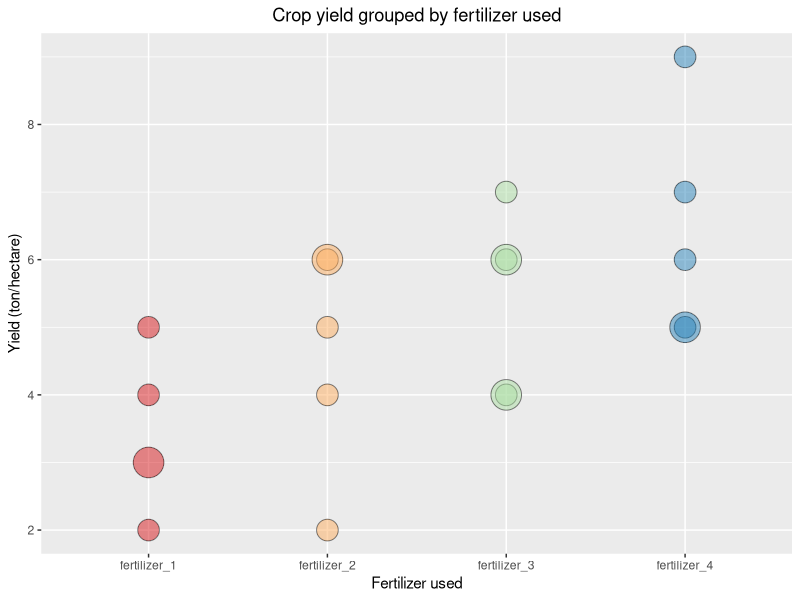

This figure's R source:
library(ggplot2)
library(tidyr)
library(dplyr)
library(RColorBrewer)
#Data setup
# !!!- CHOP ??? ---------------------------------------------------------------------------------------
f_one <- c(3,2,4,3,5)
f_two <- c(5,4,2,6,6)
f_three <- c(7,6,4,6,4)
f_four <- c(7,5,5,6,9)

df_wide <-  cbind(data.frame(rbind(f_one,f_two,f_three,f_four)),c("f_one","f_two","f_three","f_four"))
colnames(df_wide) <- c("X1","X2","X3","X4","X5","Fertilizer")
# !!!- CHOP ??? ---------------------------------------------------------------------------------------

df_long <- read.csv('./yield_data.csv')
colnames(df_long) <- c("Fertilizer","Yield","plot_size")
df_long$pch <- factor(df_long$plot_size)

# Part A - Draw me a pretty graph
# Box-plot
ggplot(data=df_long, aes(x=Fertilizer, y=Yield))+
  geom_point(data=df_long,pch=21,alpha=0.5,aes(bg=Fertilizer, size=plot_size))+
  scale_size_continuous(range = c(7, 10))+
  ggtitle("Crop yield grouped by fertilizer used")+
  xlab("Fertilizer used")+
  ylab("Yield (ton/hectare)")+
  theme(legend.position = "none",
        plot.title =element_text(hjust = 0.5))+
  scale_fill_brewer(palette="Spectral")


# Scatter plot - colour co-ordinated

# Part B - Explain what alpha is:
# alphj is the difference between the mean yield of the fields exposed to fertilizer 1 and the mean yield of the fields exposed to fertilizer j.
# This allows us to reframe our hypothesis such that if no their is np difference between the fertilizers then
# a2=a3=a4=a5=0

# Part c -
df_long %>% group_by(Fertilizer) %>% summarise(mean_yeild = mean(Yield),
                                               mean_sd = sd(Yield))

#Part D - Fit the model in the frequentist framework
